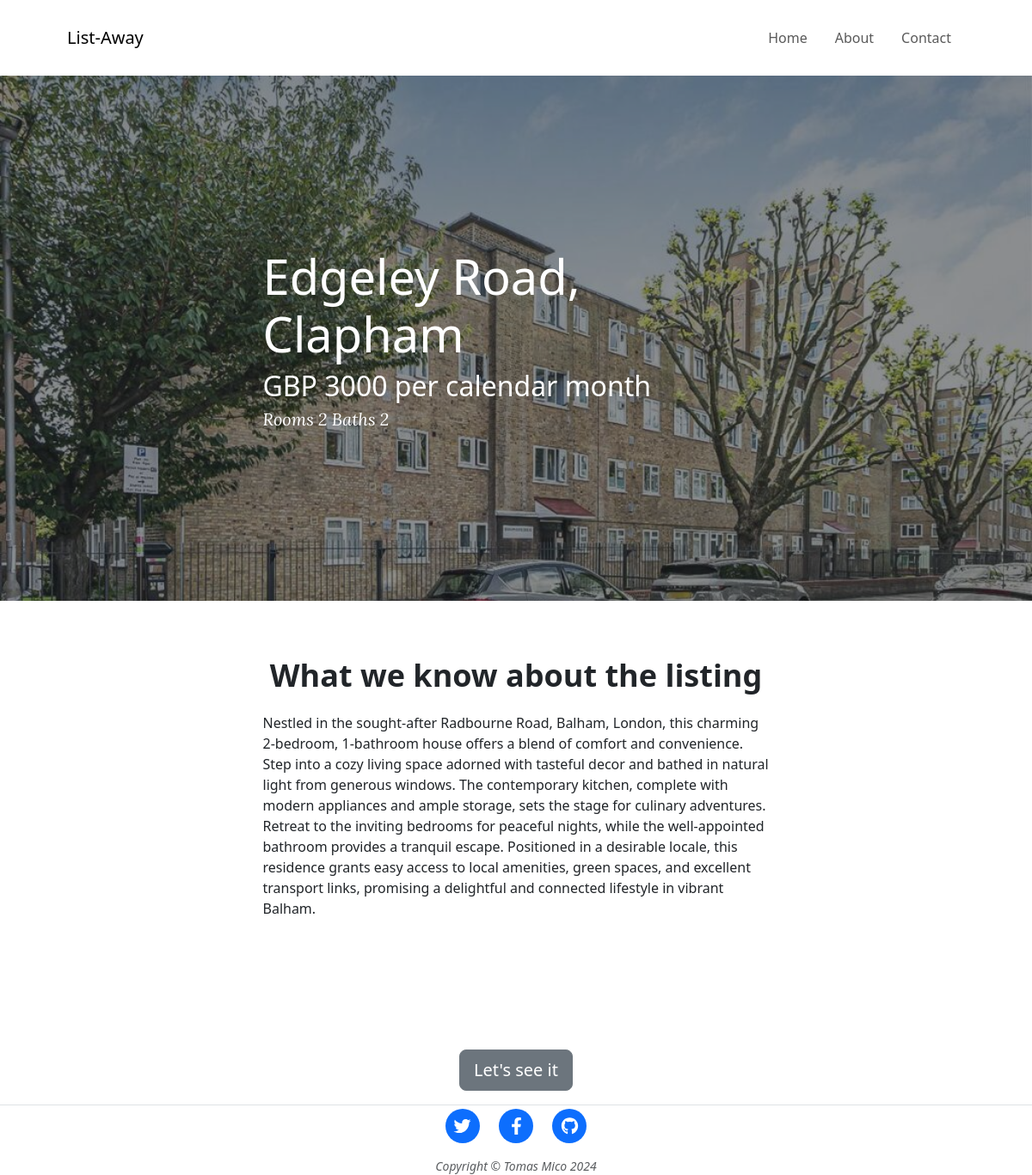
/listing/2, run on the app's committed database.
### main.py (models this page shows)
class Listings(db.Model):
    id = db.Column(db.Integer, primary_key=True)
    address = db.Column(db.String(100), unique=True)
    type = db.Column(db.String(100))
    rooms = db.Column(db.Integer, nullable=False)
    baths = db.Column(db.Integer, nullable=False)
    link = db.Column(db.String(250), unique=True, nullable=False)
    description = db.Column(db.Text, nullable=False)
    price = db.Column(db.Integer, nullable=False)
    image_url = db.Column(db.String, nullable=False)

### main.py (the view)
@app.route("/listing/<int:listing_id>")
def show_listing(listing_id):
    requested_listing = db.get_or_404(Listings, listing_id)
    return render_template("listing.html", listing=requested_listing)

### templates/listing.html
{% include "header.html" %}
<header class="masthead mb-0" style="background-image: url('{{ listing.image_url }}')">
  <div class="container position-relative px-4 px-lg-5">
    <div class="row gx-4 gx-lg-5 justify-content-center">
      <div class="col-md-10 col-lg-8 col-xl-7">
        <div class="listing-heading">
          <h1>{{ listing.address }}</h1>
          <h2 class="price">GBP {{ listing.price }} per calendar month</h2>
          <span class="meta"
            >Rooms
            <a>{{ listing.rooms }}</a>
            Baths
            <a>{{ listing.baths}}</a>
          </span>
        </div>
      </div>
    </div>
  </div>
</header>
<article>
  <div class="container px-4 px-lg-5">
    <div class="row gx-4 gx-lg-5 mt-0 justify-content-center">
      <p class="section-heading text-center">What we know about the listing</p>
      <div class="col-md-10 col-lg-8 col-xl-7 listing-description">
        {{ listing.description|safe }}
      </div>
      <div class="col-md-10 col-lg-8 col-xl-7 text-center justify-content-center p-3">
        <a href='{{ listing.link }}' class="btn btn-secondary btn-lg" role="button" aria-pressed="true">Let's see it</a>
      </div>
    </div>
  </div>
</article>
{% include "footer.html" %}

### static/css/styles.css (style rules this page uses)
header.masthead { position: relative; margin-bottom: 3rem; padding-top: calc(8rem + 57px); padding-bottom: 8rem; background: no-repeat center center; background-color: #6c757d; background-size: cover; background-attachment: scroll; }
header.masthead:before { content: ""; position: absolute; top: 0; left: 0; right: 0; bottom: 0; background-color: #212529; opacity: 0.5; }
header.masthead .page-heading, header.masthead .listing-heading, header.masthead .site-heading { color: #fff; }
header.masthead .listing-heading h1, header.masthead .listing-heading .h1 { font-size: 2.25rem; }
header.masthead .listing-heading .meta, header.masthead .listing-heading .subheading { line-height: 1.1; display: block; }
header.masthead .listing-heading .meta { font-size: 1.25rem; font-weight: 300; font-style: italic; font-family: "Lora", -apple-system, BlinkMacSystemFont, "Segoe UI", Roboto, "Helvetica Neue", Arial, sans-serif, "Apple Color Emoji", "Segoe UI Emoji", "Segoe UI Symbol", "Noto Color Emoji"; }
header.masthead .listing-heading .meta a { color: #fff; }
@media (min-width: 992px) { header.masthead { padding-top: 12.5rem; padding-bottom: 12.5rem; } }
@media (min-width: 992px) { header.masthead .listing-heading h1, header.masthead .listing-heading .h1 { font-size: 3.5rem; } }
.section-heading { font-size: 2.25rem; font-weight: 700; margin-top: 3.75rem; }

### data on the page
Listings: image_url (picture), address "Edgeley Road, Clapham", price "3000", rooms "2", baths "2", description "Nestled in the sought-after Radbourne Road, Balham, London, this charming 2-bedroom, 1-bathroom house offers a blend of comfort and convenience. Step into a cozy living space adorned with tasteful decor and bathed in natural light from generous windows. The contemporary kitchen, complete with modern appliances and ample storage, sets the stage for culinary adventures. Retreat to the inviting bedrooms for peaceful nights, while the well-appointed bathroom provides a tranquil escape. Positioned in a desirable locale, this residence grants easy access to local amenities, green spaces, and excellent transport links, promising a delightful and connected lifestyle in vibrant Balham."
